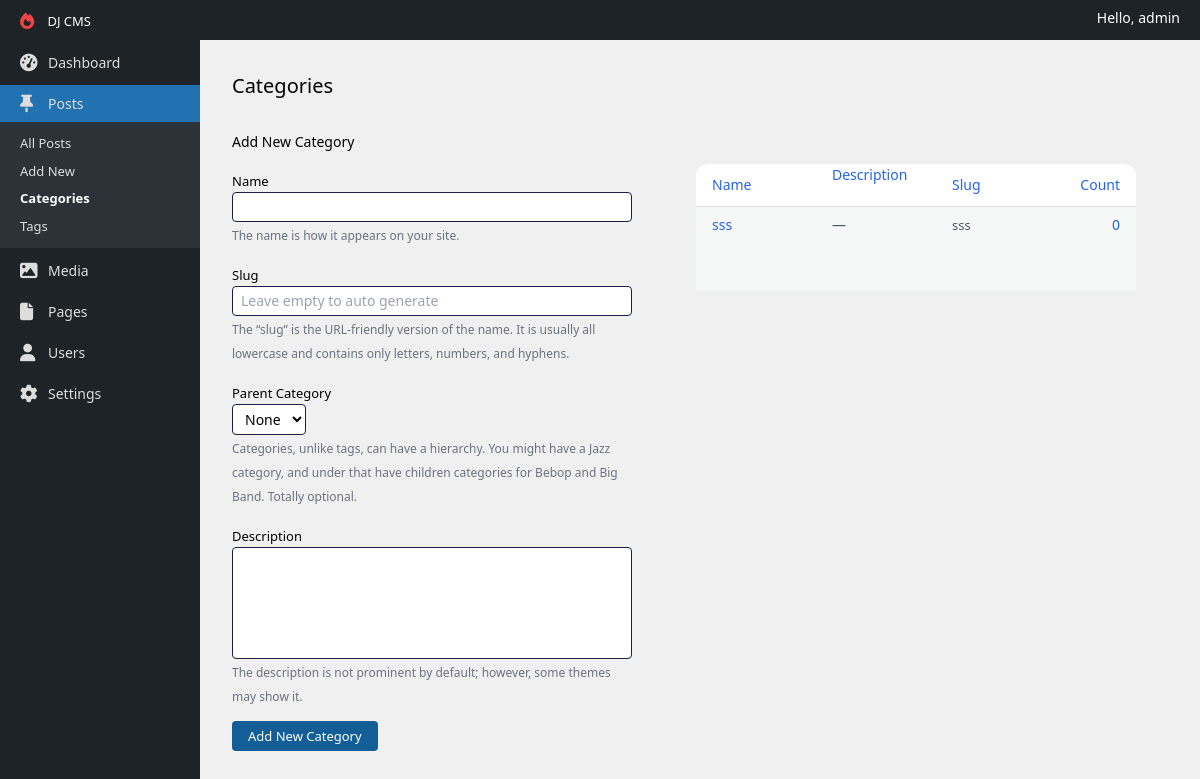
Page /categories/ (signed in) on the earlier database version.
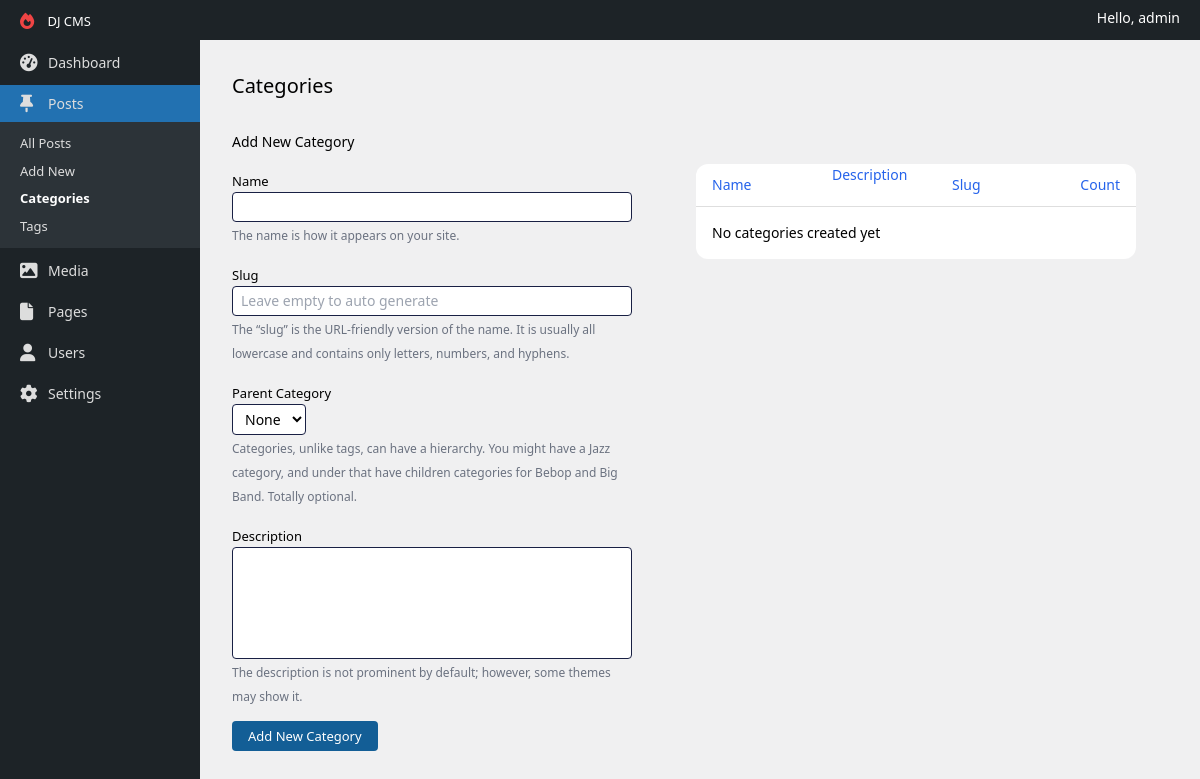
Same page on the later database version.
### apps/accounts/models.py (models this page shows, shortened)
class User(AbstractUser):
    class Roles(models.TextChoices):
        NONE = 'none'
        AUTHOR = 'author'
        EDITOR = 'editor'
        SEO = 'seo'
        ADMINISTRATOR = 'administrator'
    email = models.EmailField(unique=True)
    USERNAME_FIELD = 'email'
    REQUIRED_FIELDS = ['username']
    role = models.CharField(max_length=60, choices=Roles.choices, null=True, blank=True)
    photo = models.ImageField(upload_to='uploads/', null=True, blank=True)
    def __str__(self):
        return self.username

### apps/content/models.py (models this page shows, shortened)
class Category(models.Model):
    name = models.CharField(max_length=60)
    slug = models.SlugField(blank=True, unique=True)
    parent_category = models.ForeignKey(to='Category', null=True, blank=True, on_delete=models.DO_NOTHING)
    description = models.TextField(null=True, blank=True)
    class Meta:
        verbose_name_plural = 'Categories'

### apps/dashboard/views.py (the view)
# urls.py: path('categories/', CategoriesView.as_view(), name='categories'),
class CategoriesView(AbstractGroupView):
    template_name = 'categories.html'
    form_class = CategoryForm
    form_success_redirect_url = reverse_lazy('categories')
    model_class = Category
    count_related_field = 'post_set'

### templates/categories.html (shortened to what this page needs)
{% extends 'layouts/default.html' %}
{% load utils %}
{% block content %}
    <div class="p-2 md:p-8">
        <h1 class="inline-block text-xl">Categories</h1>
        <div class="grid gap-8 lg:grid-cols-[400px_1fr] mt-8">
            <form method="POST">
                <h2 class="text-sm font-medium">Add New Category</h2>
                <div class="mt-4">
                    {% include 'components/category-form.html' %}
                    <div class="mt-4">
                        <span class="bg-[#135e96] text-white px-4 py-1.5 text-[13px] rounded">Add New Category</span>
                    </div>
                </div>
            </form>
            <div class="p-0 lg:p-8">
                <div class="bg-white rounded-xl">
                    <table class="w-full">
                        <thead class="border-b border-[#dfdfdf]">
                        <tr class="text-sm border-b border-[#dedede]">
                            <th class="font-normal text-blue-600 py-2 w-1/4 text-start px-4 group">
                                Name {% order_link 'title' %}</th>
                            <th class="font-normal text-blue-600 w-1/4 text-start px-4 hidden sm:table-cell">
                                Description {% order_link 'description' %}
                            </th>
                            <th class="font-normal text-blue-600 w-1/4 text-start px-4 hidden md:table-cell">
                                Slug {% order_link 'slug' %}</th>
                            <th class="font-normal text-blue-600 py-2 w-1/6 text-end px-4 hidden lg:table-cell">
                                Count
                            </th>
                        </tr>
                        </thead>
                        <tbody>
                        {% for category in items %}
                            <tr class="group text-sm {% cycle 'odd:bg-[#f6f7f7]' 'even:bg-white' %}">
                                <td class="font-normal text-blue-600 px-4 align-top text-sm py-2">
                                    {{ category.name }}
                                </td>
                                <td class="font-normal w-1/4 align-top text-start text-gray-600 px-4 py-2 hidden sm:table-cell">
                                    {% if category.description == '' %}
                                        —
                                    {% else %}
                                        {{ category.description }}
                                    {% endif %}
                                </td>
                                <td class="font-normal w-1/4 align-top text-start text-[13px] text-gray-600 px-4 py-2 hidden md:table-cell">{{ category.slug }}</td>
                                <td class="font-normal text-blue-600 w-1/6 align-top text-end px-4 py-2 hidden lg:table-cell">
                                    {% related_count category count_related_field %}
                                </td>
                            </tr>
                        {% endfor %}
                        </tbody>
                    </table>
                    {% if not items %}
                        <span class="block p-4 text-sm">No categories created yet</span>
                    {% endif %}
                </div>
            </div>
        </div>
    </div>
{% endblock %}

### templates/layouts/default.html (shortened to what this page needs)
{% load static %}
<!DOCTYPE html>
<html lang="en">
<head>
    <link rel="stylesheet" href="{% static 'css/main.css' %}">
    <link rel="stylesheet" href="https://cdnjs.cloudflare.com/ajax/libs/font-awesome/6.4.0/css/all.min.css"
/>
</head>
<body>
<div class="grid grid-rows-[auto_1fr] h-screen">
    <header class="bg-[#1d2327] text-white px-[20px] py-2 flex justify-between">
        <div>
            <a href="{% url 'dashboard' %}" class="mr-auto text-[13px]">
                DJ CMS
            </a>
        </div>
        <span class="text-sm">
            Hello, {{ request.user }}
        </span>
    </header>
    <div class="grid grid-cols-[200px_1fr] h-full">
        {% include 'components/sidebar.html' %}
        <main class="overflow-y-auto">
            {% block content %}
            {% endblock %}
        </main>
    </div>
</div>
</body>
</html>

### templates/components/sidebar.html (shortened to what this page needs)
{% load utils %}
{% current_url_name as current_url_name %}
<aside class="bg-[#1d2327] text-white h-full overflow-y-auto">
    <ul class="text-[13px] text-[#dddddd]">
        {% has_permission 'dashboard' as show_dashboard %}
        {% if show_dashboard %}
            <li class="my-1">
                {% should_expand_menu 'dashboard' as expand_dashboard %}
                <a href="{% url 'dashboard' %}"
                   class="px-4 py-2 border-l-4 border-transparent block text-[14px] {% if expand_dashboard %}bg-[#2271b1]{% else %}hover:border-blue-500{% endif %}">
                    Dashboard
                </a>
            </li>
        {% endif %}
        {% has_permission 'posts' as show_posts %}
        {% if show_posts %}
            <li data-expand="posts">
                {% should_expand_menu 'posts' as expand_post %}
                <a href="{% url 'edit_post_select' %}"
                   class="px-4 py-2 border-l-4 border-transparent block text-[14px] {% if expand_post %}bg-[#2271b1]{% else %}hover:border-blue-500{% endif %}">
                    Posts
                </a>
                <ul class="bg-[#2c3338] py-2" {% if expand_post %}data-menu-selected="true"{% endif %}
                    data-menu="posts">
                    <li>
                        <a href="{% url 'edit_post_select' %}"
                           class="block px-4 py-1 border-l-4 border-transparent hover:border-blue-500 {% if current_url_name == 'edit_post_select' %}font-semibold text-white{% endif %}">
                            All Posts
                        </a>
                    </li>
                    <li>
                        <a href="{% url 'new_post' %}"
                           class="block px-4 py-1 border-l-4 border-transparent hover:border-blue-500 {% if current_url_name == 'new_post' %}font-semibold text-white{% endif %}">Add
                            New</a>
                    </li>
                    <li>
                        <a href="{% url 'categories' %}"
                           class="block px-4 py-1 border-l-4 border-transparent hover:border-blue-500 {% if current_url_name == 'categories' %}font-semibold text-white{% endif %}">Categories</a>
                    </li>
                    <li>
                        <a href="{% url 'tags' %}"
                           class="block px-4 py-1 border-l-4 border-transparent hover:border-blue-500 {% if current_url_name == 'tags' %}font-semibold text-white{% endif %}">Tags</a>
                    </li>
                </ul>
            </li>
        {% endif %}
        {% has_permission 'media' as show_media %}
        {% if show_media %}
            <li class="my-1" data-expand="media">
                {% should_expand_menu 'media' as expand_media %}
                <a href="{% url 'media' %}"
                   class="px-4 py-2 border-l-4 border-transparent hover:border-blue-500 block text-[14px] {% if expand_media %}bg-[#2271b1]{% else %}hover:border-blue-500{% endif %}">
                    Media
                </a>
            </li>
        {% endif %}
        {% has_permission 'pages' as show_pages %}
        {% if show_pages %}
            <li data-expand="pages">
                {% should_expand_menu 'pages' as expand_pages %}
                <a href="{% url 'edit_page_select' %}"
                   class="px-4 py-2 border-l-4 border-transparent block text-[14px] {% if expand_pages %}bg-[#2271b1]{% else %}hover:border-blue-500{% endif %}">
                    Pages
                </a>
            </li>
        {% endif %}
        {% has_permission 'users' as show_users %}
        {% if show_users %}
            <li class="my-1" data-expand="users">
                {% if request.user.role == 'author' %}
                    <a href="{% url 'edit_profile' %}"
                       class="px-4 py-2 border-l-4 border-transparent hover:border-blue-500 block text-[14px] {% if expand_users %}bg-[#2271b1]{% else %}hover:border-blue-500{% endif %}">
                        <i class="fa-solid fa-user fa-lg w-[28px]"></i>Profile
                    </a>
                {% else %}
                    {% should_expand_menu 'users' as expand_users %}
                    <a href="{% url 'all_users' %}"
                       class="px-4 py-2 border-l-4 border-transparent hover:border-blue-500 block text-[14px] {% if expand_users %}bg-[#2271b1]{% else %}hover:border-blue-500{% endif %}">
                        Users
                    </a>
                {% endif %}
            </li>
        {% endif %}
        <li>
                <span class="px-4 py-2 my-1 border-l-4 border-transparent hover:border-blue-500 block text-[14px]">
                    Settings
                </span>
        </li>
    </ul>
</aside>

### templates/components/category-form.html (shortened to what this page needs)
<div>
    <label for="name" class="text-[13px]">Name</label>
    <input name="name" class="block w-full border rounded px-2 py-1 border-primary text-sm" type="text" id="name"
           value="{% if form.name.value %}{{ form.name.value }} {% endif %}">
    <span class="text-[12px] text-gray-500">The name is how it appears on your site.</span>
</div>
<div class="mt-4">
    <label for="slug" class="text-[13px]">Slug</label>
    <input name="slug" class="block w-full border rounded px-2 py-1 border-primary text-sm" type="text" id="slug"
           placeholder="Leave empty to auto generate" value="{% if form.slug.value %}{{ form.slug.value }}{% endif %}">
    <span class="text-[12px] text-gray-500">The “slug” is the URL-friendly version of the name.
        It is usually all lowercase and contains only letters, numbers, and hyphens.</span>
</div>
<div class="mt-4">
    <label for="slug" class="text-[13px]">Parent Category</label>
    <select name="parent_category"
            class="block min-w-[60px] text-sm bg-white border rounded px-2 text-start py-1 border-primary" type="text"
            id="slug">
        <option value {% if not form.parent_category.value %}selected{% endif %}>None</option>
    </select>
    <span class="text-[12px] text-gray-500">Categories, unlike tags, can have a hierarchy. You might have a
        Jazz category, and under that have children categories for Bebop and Big Band. Totally optional.</span>
</div>
<div class="mt-4">
    <label for="description" class="text-[13px]">Description</label>
    <textarea name="description" class="resize-none block h-28 w-full border rounded px-2 py-1 border-primary text-sm"
              type="text" id="slug">{% if form.description.value %}{{ form.description.value }}{% endif %}</textarea>
    <span class="text-[12px] text-gray-500">The description is not prominent by default; however,
        some themes may show it.</span>
</div>

### templates/components/order.html (shortened to what this page needs)
<a href="?order_by={{ field_name }}&order={% if is_asc %}DESC{% else %}ASC{% endif %}">
</a>

Differences in the rows shown:
removed Category: name "sss", slug "sss", id "0"
Other differences:
text now shown: "No categories created yet"
